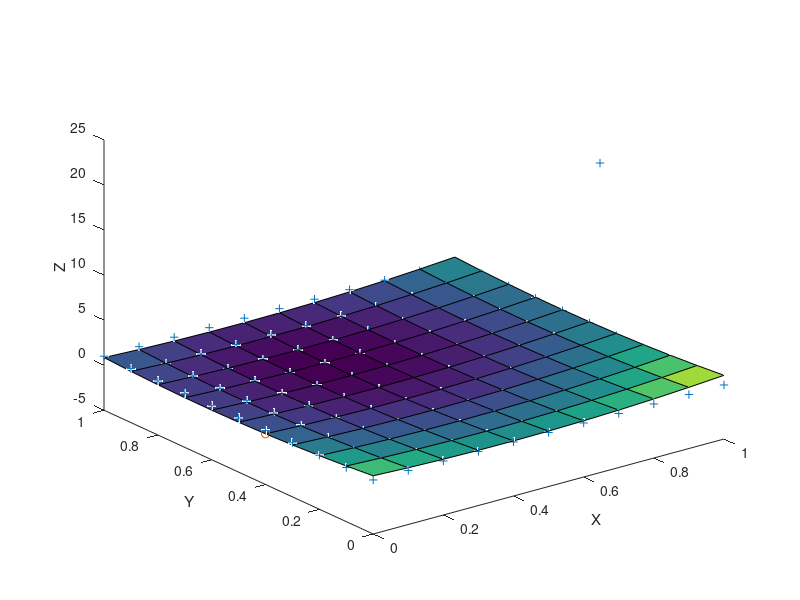

Here is the MATLAB script that generated this plot:
% make some data

p=randn(1,6);

[x,y]=ndgrid([0:.1:1],[0:.1:1]);

z = [1 1 1 1 1 1 1 1 1 1 1; 1 .5 .5 .5 .5 .5 .5 .5 .5 .5 1; 1 .5 .25 .25 .25 .25 .25 .25 .25 .5 1; 1 .5 .25 .1 .1 .1 .1 .1 .25 .5 1; 1 .5 .25 .1 0 0 0 .1 .25 .5 1;  1 .5 .25 .1 0 -1 0 .1 .25 .5 1; 1 .5 .25 .1 0 0 0 .1 .25 .5 1; 1 .5 .25 .1 .1 .1 .1 .1 .25 .5 1; 1 .5 25 .25 .25 .25 .25 .25 .25 .5 1; 1 .5 .5 .5 .5 .5 .5 .5 .5 .5 1;  1 1 1 1 1 1 1 1 1 1 1]
    

%z=polyval(p(1:3),x)+polyval(p(4:6),y)+.1*randn(size(x));

plot3(x(:),y(:),z(:),'+')


hold on

disp(p)

clear('p')



%fit 

fun='polyval(p(1:3),x)+polyval(p(4:6),y)';

chi=inline(['sum((' fun '-z).^2)'],'p','x','y','z');

h=@(p)chi(p,x(:),y(:),z(:));


options = optimset('display','on','MaxIter',1d4,'TolFun',1d-49,'TolX',1d-49,'maxfuneval',1d4);

p=fminsearch(h,randn(1,6),options);


zf=feval(inline(fun,'p','x','y'),p,x,y);

surf(x,y,zf)

disp(p)

%axis labels
xlabel('X');
ylabel('Y');
zlabel('Z');


%Find Minimum
[Myv, My] = min(zf)
[Mxv, Mx] = min(zf(My(1, :)))
plot3((Mx- 1)/10,(My(1) - 1)/10, zf(Mx, My(1)), 'marker', 'O')
